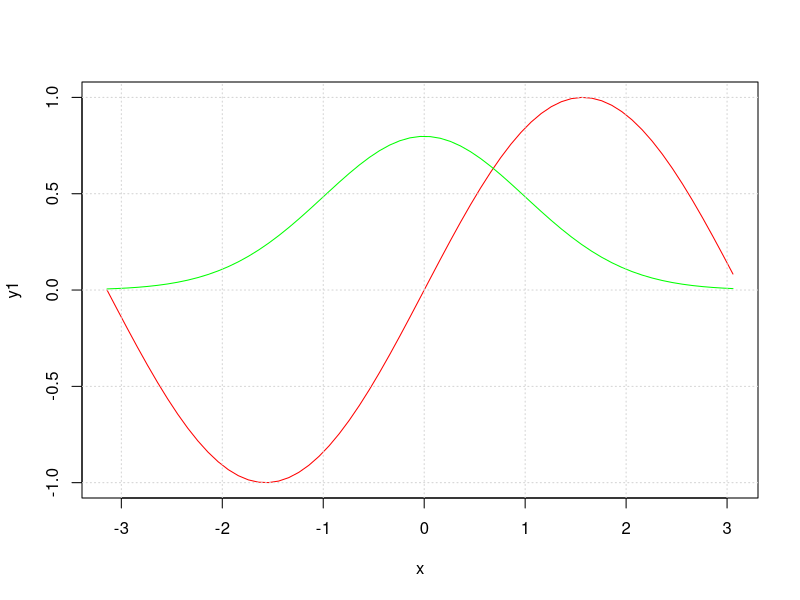
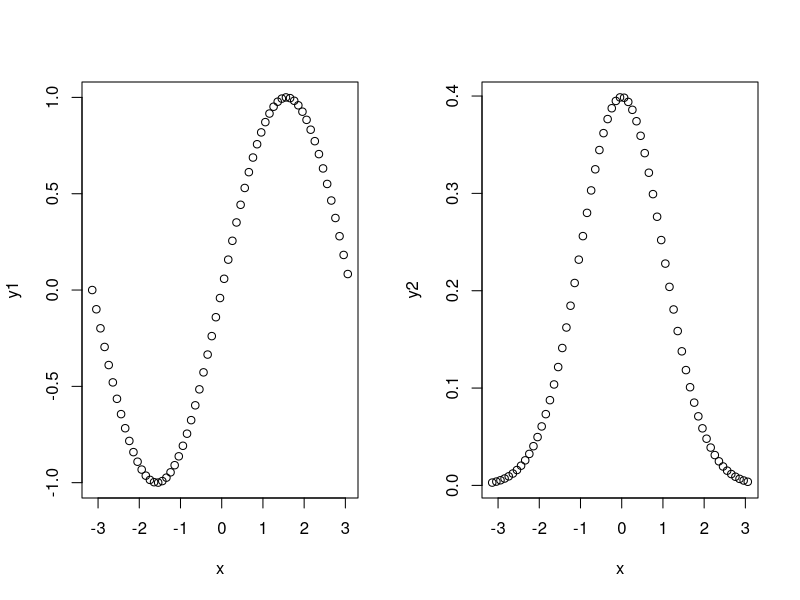
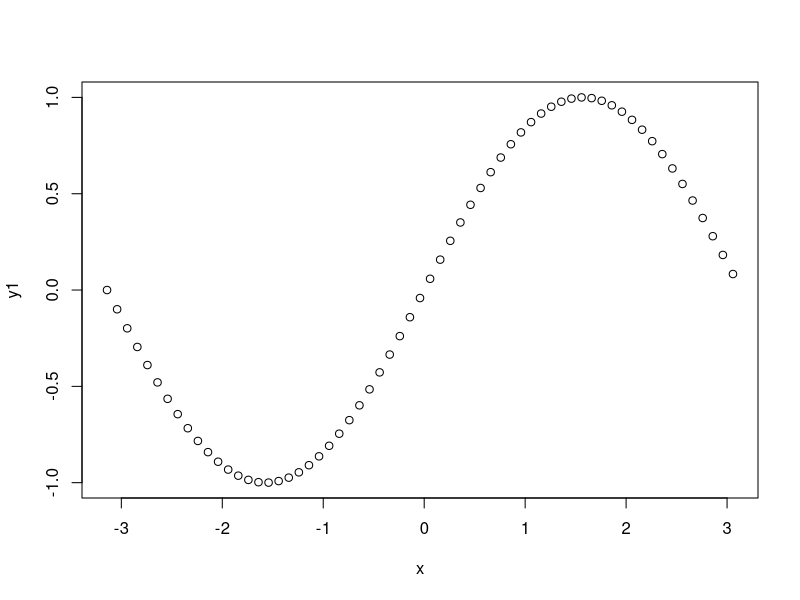
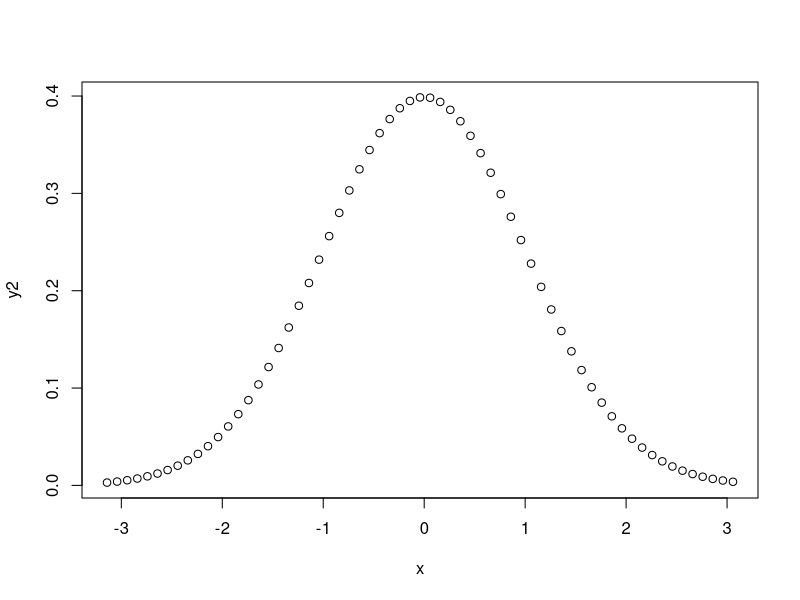

The R source for these figures, in order:
#### Комбинации графиков

# Построим два графика в общих осях координат
x <- seq(-pi,pi,.1)
y1 <- sin(x)
y2 <- dnorm(x)
plot(x, y1, type="l", col="red")
lines(x, 2*y2, col="green")
grid() # строит сетку

# Размещение двух графиков в одной строке
par(mfrow=c(1,2))
plot(x,y1,mfrow=c(1,2))
plot(x,y2)

# Восстановим настройки, принятые по умолчанию
par(mfrow=c(1,1))

# dev.new() - при первом вызове plot создаётся новое графическое устройство
plot(x,y1)      # ... и дополнительно вызывать dev.new() не нужно
dev.new()       # Создать новое графическое устройство
plot(x,y2)      # Вывести в него график

dev.off()       # Закроем текущее графическое окно.
graphics.off()  # Закроем все графические окна в сессии.
